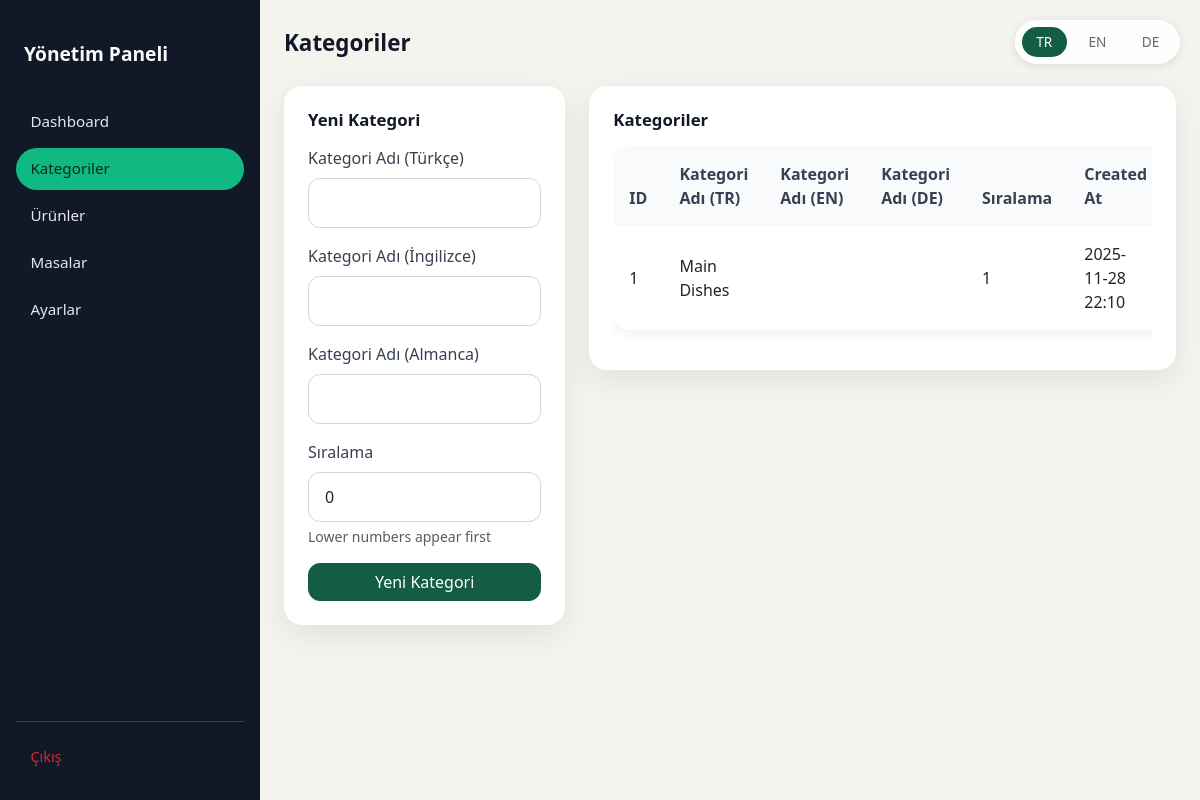
Page /admin/categories.php?lang=tr (signed in) on the committed database.
### tables this page shows
CREATE TABLE IF NOT EXISTS categories (
    id INT AUTO_INCREMENT PRIMARY KEY,
    restaurant_id INT NOT NULL,
    name VARCHAR(100),
    sort_order INT DEFAULT 0,
    created_at TIMESTAMP DEFAULT CURRENT_TIMESTAMP,
    FOREIGN KEY (restaurant_id) REFERENCES restaurants(id) ON DELETE CASCADE
);

### app/includes/lang.php (called while the page is built, shortened)
<?php
function getSupportedLanguages(): array {
    return [
        'tr' => ['code' => 'tr', 'name' => 'Türkçe'],
        'en' => ['code' => 'en', 'name' => 'English'],
        'de' => ['code' => 'de', 'name' => 'Deutsch'],
    ];
}
function t(string $key, array $replacements = []): string {
    $translation = $GLOBALS['translations'][$key] ?? $key;
    return $translation;
}
function getCurrentLangCode(): string {
    return $GLOBALS['current_lang'];
}
function buildLanguageUrl(string $langCode): string {
    $currentUrl = $_SERVER['REQUEST_URI'];
    $urlParts = parse_url($currentUrl);
    $queryParams = [];
    if (isset($urlParts['query'])) {
        parse_str($urlParts['query'], $queryParams);
    }
    $queryParams['lang'] = $langCode;
    $newQuery = http_build_query($queryParams);
    $newUrl = $urlParts['path'] . ($newQuery ? '?' . $newQuery : '');
    return $newUrl;
}
?>

### public/admin/categories.php (the view, shortened to what this page needs)
<?php
$pdo = getDb();
$editCategory = null;
try {
    $stmt = $pdo->prepare("SELECT * FROM categories WHERE restaurant_id = 1 ORDER BY sort_order, id");
    $stmt->execute();
    $categories = $stmt->fetchAll();
} catch (PDOException $e) {
    $error = 'Error fetching categories: ' . $e->getMessage();
    $categories = [];
}
?>
<!DOCTYPE html>
<html lang="<?= getCurrentLangCode() ?>">
<head>
    <link href="https://cdn.jsdelivr.net/npm/bootstrap@5.3.0/dist/css/bootstrap.min.css" rel="stylesheet">
    <link href="/assets/admin.css?v=<?= time() ?>" rel="stylesheet">
</head>
<body class="admin-body">
    <div class="language-switcher d-none d-md-block">
        <?php
        $supportedLangs = getSupportedLanguages();
        $currentLang = getCurrentLangCode();
        ?>
        <?php foreach ($supportedLangs as $langCode => $langInfo): ?>
            <a href="<?= buildLanguageUrl($langCode) ?>"
               class="btn btn-sm <?= $currentLang === $langCode ? 'active' : '' ?>"
               title="<?= htmlspecialchars($langInfo['name']) ?>">
                <?= strtoupper($langCode) ?>
            </a>
        <?php endforeach; ?>
    </div>
    <div class="admin-layout">
        <div class="admin-sidebar" id="mobileSidebar">
            <a href="/admin/dashboard.php" class="admin-sidebar-brand"><?= t('admin.title') ?></a>
            <nav class="admin-sidebar-nav">
                <a href="/admin/dashboard.php"><?= t('admin.dashboard') ?></a>
                <a href="/admin/categories.php" class="active"><?= t('admin.categories') ?></a>
                <a href="/admin/products.php"><?= t('admin.products') ?></a>
                <a href="/admin/tables.php"><?= t('admin.tables') ?></a>
                <a href="/admin/settings.php"><?= t('admin.settings') ?></a>
            </nav>
            <div class="admin-sidebar-footer">
                <a href="/admin/logout.php"><?= t('admin.logout') ?></a>
            </div>
        </div>
        <div class="admin-content">
            <div class="admin-topbar">
                <h1 class="admin-page-title"><?= t('admin.categories') ?></h1>
                <a href="/admin/dashboard.php" class="btn btn-primary-soft">← <?= t('admin.dashboard') ?></a>
            </div>
            <div class="row">
                <div class="col-md-4">
                    <div class="admin-card">
                        <div class="admin-card-header">
                            <h5 class="admin-card-title"><?= $editCategory ? t('admin.edit_category') : t('admin.add_category') ?></h5>
                        </div>
                        <form method="POST">
                            <div class="mb-3">
                                <label for="name" class="form-label"><?= t('admin.category_name_tr') ?></label>
                                <input type="text" class="form-control" id="name" name="name"
                                       value="<?= htmlspecialchars($editCategory['name'] ?? '') ?>" required>
                            </div>
                            <div class="mb-3">
                                <label for="name_en" class="form-label"><?= t('admin.category_name_en') ?></label>
                                <input type="text" class="form-control" id="name_en" name="name_en"
                                       value="<?= htmlspecialchars($editCategory['name_en'] ?? '') ?>">
                            </div>
                            <div class="mb-3">
                                <label for="name_de" class="form-label"><?= t('admin.category_name_de') ?></label>
                                <input type="text" class="form-control" id="name_de" name="name_de"
                                       value="<?= htmlspecialchars($editCategory['name_de'] ?? '') ?>">
                            </div>
                            <div class="mb-3">
                                <label for="sort_order" class="form-label"><?= t('admin.sort_order') ?></label>
                                <input type="number" class="form-control" id="sort_order" name="sort_order"
                                       value="<?= $editCategory['sort_order'] ?? 0 ?>" min="0">
                                <div class="form-text">Lower numbers appear first</div>
                            </div>
                            <div class="d-grid gap-2">
                                <button type="submit" class="btn btn-primary">
                                    <?= $editCategory ? t('admin.edit_category') : t('admin.add_category') ?>
                                </button>
                            </div>
                        </form>
                    </div>
                </div>
                <div class="col-md-8">
                    <div class="admin-card">
                        <div class="admin-card-header">
                            <h5 class="admin-card-title"><?= t('admin.categories') ?></h5>
                        </div>
                        <?php if (empty($categories)): ?>
                            <div class="text-center py-4">
                                <p class="text-muted">No categories found. Add your first category using the form on the left.</p>
                            </div>
                        <?php else: ?>
                            <div class="table-responsive">
                                <table class="table table-rounded">
                                    <thead>
                                        <tr>
                                            <th>ID</th>
                                            <th><?= t('admin.category_name') ?> (TR)</th>
                                            <th><?= t('admin.category_name') ?> (EN)</th>
                                            <th><?= t('admin.category_name') ?> (DE)</th>
                                            <th><?= t('admin.sort_order') ?></th>
                                            <th>Created At</th>
                                        </tr>
                                    </thead>
                                    <tbody>
                                        <?php foreach ($categories as $category): ?>
                                            <tr>
                                                <td><?= $category['id'] ?></td>
                                                <td><?= htmlspecialchars($category['name']) ?></td>
                                                <td><?= htmlspecialchars($category['name_en'] ?? '') ?></td>
                                                <td><?= htmlspecialchars($category['name_de'] ?? '') ?></td>
                                                <td><?= $category['sort_order'] ?></td>
                                                <td><?= date('Y-m-d H:i', strtotime($category['created_at'])) ?></td>
                                            </tr>
                                        <?php endforeach; ?>
                                    </tbody>
                                </table>
                            </div>
                        <?php endif; ?>
                    </div>
                </div>
            </div>
        </div>
    </div>
</body>
</html>

### public/assets/admin.css (style rules this page uses)
body.admin-body { background: #f4f3ee; font-family: system-ui, -apple-system, BlinkMacSystemFont, "Segoe UI", sans-serif; }
.admin-layout { display: flex; min-height: 100vh; }
.admin-sidebar { width: 260px; background: #111827; color: #e5e7eb; display: flex; flex-direction: column; padding: 1.5rem 1rem; position: fixed; height: 100vh; overflow-y: auto; }
.admin-sidebar-brand { font-weight: 700; font-size: 1.2rem; color: #f9fafb; margin-bottom: 1.5rem; margin-top: 0.5rem; text-decoration: none; display: block; padding: 0.5rem; border-radius: 8px; transition: background 0.2s ease; }
.admin-sidebar-nav { flex: 1; }
.admin-sidebar-nav a { display: block; padding: 0.6rem 0.9rem; border-radius: 999px; color: #e5e7eb; text-decoration: none; font-size: 0.95rem; margin-bottom: 0.3rem; transition: all 0.2s ease; }
.admin-sidebar-nav a.active { background: #10b981; color: #022c22; font-weight: 500; }
.admin-sidebar-footer { margin-top: auto; padding-top: 1rem; border-top: 1px solid #374151; }
.admin-sidebar-footer a { color: #dc2626; text-decoration: none; font-size: 0.9rem; padding: 0.5rem 0.9rem; border-radius: 8px; display: block; transition: background 0.2s ease; }
.admin-content { flex: 1; margin-left: 260px; padding: 1.5rem; }
.admin-topbar { display: flex; justify-content: space-between; align-items: center; margin-bottom: 1.5rem; }
.admin-page-title { font-size: 1.4rem; font-weight: 600; color: #111827; margin: 0; }
.admin-card { background: #ffffff; border-radius: 18px; box-shadow: 0 10px 30px rgba(15, 23, 42, 0.08); padding: 1.5rem; margin-bottom: 1.5rem; border: none; transition: box-shadow 0.2s ease; }
.admin-card-header { display: flex; justify-content: space-between; align-items: center; margin-bottom: 1rem; }
.admin-card-title { font-weight: 600; font-size: 1.05rem; color: #111827; margin: 0; }
.table-rounded { border-radius: 16px; overflow: hidden; box-shadow: 0 4px 12px rgba(15, 23, 42, 0.06); }
.table-rounded thead th { background: #f8fafc; border: none; font-weight: 600; color: #374151; padding: 1rem; }
.table-rounded tbody td { border: none; padding: 1rem; vertical-align: middle; }
.table-rounded tbody tr { border-bottom: 1px solid #f1f5f9; }
.table-rounded tbody tr:last-child { border-bottom: none; }
.btn-primary-soft { background: rgba(20, 92, 70, 0.1); color: #145c46; border: 1px solid rgba(20, 92, 70, 0.2); font-weight: 500; border-radius: 12px; transition: all 0.2s ease; }
.btn-primary { background: #145c46; border-color: #145c46; border-radius: 12px; font-weight: 500; transition: all 0.2s ease; }
.form-control { border-radius: 12px; border: 1px solid #d1d5db; padding: 0.75rem 1rem; transition: all 0.2s ease; }
.form-label { font-weight: 500; color: #374151; margin-bottom: 0.5rem; }

### public/admin/categories.php (style rules this page uses)
.language-switcher { position: fixed; top: 20px; right: 20px; z-index: 1050; background: rgba(255, 255, 255, 0.95); backdrop-filter: blur(10px); border-radius: 25px; padding: 5px; box-shadow: 0 2px 10px rgba(0, 0, 0, 0.1); }
.language-switcher .btn { border-radius: 20px; font-size: 0.85em; padding: 5px 12px; margin: 2px; min-width: 45px; border: none; background: transparent; color: #666; transition: all 0.2s ease; }
.language-switcher .btn.active { background: #145c46; color: white; font-weight: 500; }

### rows in the picture
categories: id "1", name "Main Dishes", sort_order "1", created_at "2025-11-28 22:10"

### other values in the picture
$langCode "TR"
$langCode "EN"
$langCode "DE"
t('admin.title') "Yönetim Paneli"
t('admin.dashboard') "Dashboard"
t('admin.categories') "Kategoriler"
t('admin.products') "Ürünler"
t('admin.tables') "Masalar"
t('admin.settings') "Ayarlar"
t('admin.logout') "Çıkış"
t('admin.add_category') "Yeni Kategori"
t('admin.category_name_tr') "Kategori Adı (Türkçe)"
t('admin.category_name_en') "Kategori Adı (İngilizce)"
t('admin.category_name_de') "Kategori Adı (Almanca)"
t('admin.sort_order') "Sıralama"
